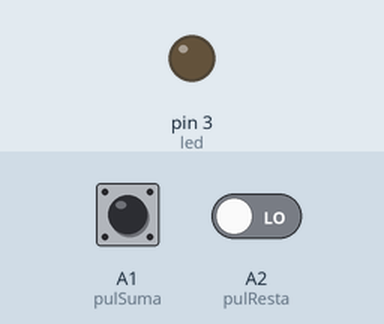
This sketch was run on a simulated Arduino Uno, built with avr-gcc and run on an emulated ATmega328P. Parts: output pins drawn as LEDs (lit = HIGH). The inputs (shaded band) are chosen by the test bench; at power-on: A2 (pulResta) LOW, A1 (pulSuma) LOW.

Above: at 1.2 s.
1.3 s: A2 (pulResta) driven HIGH
At 1.47 s:
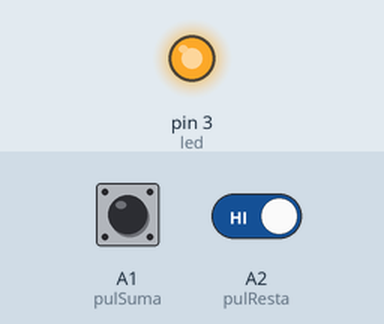
4.3 s: A1 (pulSuma) pulled HIGH for 3.2 s
At 7.97 s:
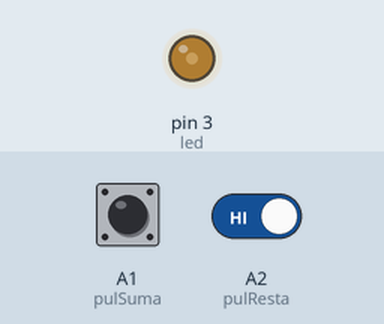
9.0 s: A1 (pulSuma) pulled HIGH for 0.15 s
12.0 s: A2 (pulResta) driven LOW
At 12.8 s:
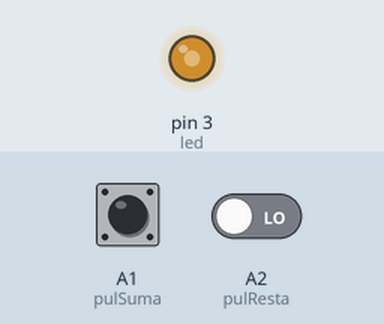
Timing chart, 0 to 14.5 s (numbered marks = the images above; inputs shaded):
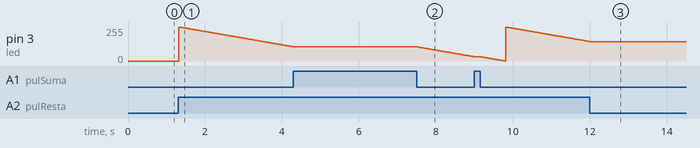

The sketch:

control_brillo_de_led_con_pulsadores.ino
```cpp
/*

* Código escrito por: Esteban Carrillo para EDEPTEC.
* Página web: https://www.edeptec.com
* Facebook: @edeptec
* Youtube: https://youtube.com/c/EDEPTEC

*/

// Definición de pines utilizados en el proyecto
#define led 3         // Pin al que está conectado el LED controlado por PWM
#define pulSuma A1    // Pin al que está conectado el botón para aumentar el brillo
#define pulResta A2   // Pin al que está conectado el botón para disminuir el brillo

// Declaración de variable para almacenar el valor del PWM
byte pwm = 0;

void setup() {
  // Configuración de pines como entrada o salida
  pinMode(led, OUTPUT);       // Configura el pin del LED como salida
  pinMode(pulSuma, INPUT);    // Configura el pin del botón de suma como entrada
  pinMode(pulResta, INPUT);   // Configura el pin del botón de resta como entrada
}

void loop() {
  // Incrementar o decrementar el valor del PWM según el estado de los botones
  (digitalRead(pulSuma) == HIGH) && pwm++;  // Si el botón de suma está presionado, incrementa el PWM
  (digitalRead(pulResta) == HIGH) && pwm--; // Si el botón de resta está presionado, decrementa el PWM

  delay(20);  // Retardo para evitar rebotes del botón

  // Limitar el rango del valor PWM entre 0 y 255
  if (pwm > 255) pwm = 255;  // Si el valor PWM supera 255, lo limita a 255
  if (pwm < 0) pwm = 0;      // Si el valor PWM baja de 0, lo limita a 0

  // Actualizar el valor del PWM del LED
  analogWrite(led, pwm);     // Escribe el valor PWM en el pin del LED
}
```

Measured:
- after the input at 12.0 s, pin 3 (led): goes on until 12.0 s, then stays 145/255
